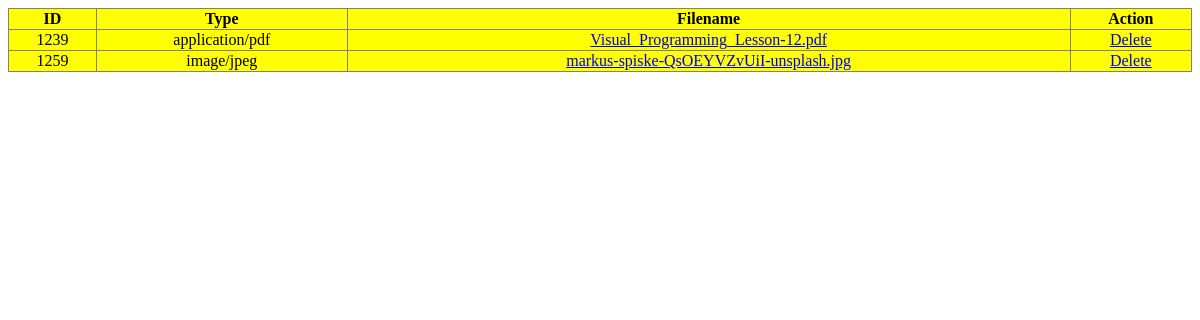
/admin/receive_cv.php, run on the app's committed database.
### tables this page shows
CREATE TABLE `uploads` (
  `id` int(11) NOT NULL,
  `filename` varchar(255) NOT NULL,
  `type` varchar(50) NOT NULL,
  `user_id` int(11) NOT NULL
);

### admin/receive_cv.php (the view, shortened to what this page needs)
<?php
$servername = "localhost";
$username = "root";
$password = "";
$database = "login_database";
$conn = new mysqli($servername, $username, $password, $database);
$sql = "SELECT id, filename, type FROM uploads";
$result = $conn->query($sql);
echo "
    <style>
        table {
            text-align: center;
            width: 100%;
            border-collapse: collapse;
        }
        .modal {
            display: none;
            position: fixed;
            top: 0;
            left: 0;
            width: 100%;
            height: 100%;
            background: rgba(0, 0, 0, 0.8);
            justify-content: center;
            align-items: center;
        }
        .modal-content {
            background: white;
            padding: 20px;
            border-radius: 5px;
            text-align: center;
            max-width: 80%;
            max-height: 80%;
            overflow: auto;
        }
        .modal-content img {
            max-width: 90%;
            max-height: 90vh;
        }
    </style>
    <table border='1' align='center' bgcolor='yellow'>
        <tr>
            <th>ID</th>
            <th>Type</th>
            <th>Filename</th>
            <th>Action</th>
        </tr>";
if ($result->num_rows > 0) {
    while ($row = $result->fetch_assoc()) {
        echo "<tr>
                <td>{$row['id']}</td>
                <td>{$row['type']}</td>
                <td><a href='#' class='file-link' data-filename='{$row['filename']}'>".$row['filename']."</a></td>
                <td><a href='deletee1.php?namba={$row['id']}'>Delete</a></td>
              </tr>";
    }
} else {
    echo "<tr>
            <td colspan='4'>No results found</td>
          </tr>";
}
echo "</table>";
?>

### admin/receive_cv.php (style rules this page uses)
table { text-align: center; width: 100%; border-collapse: collapse; }

### data on the page
uploads: id "1239", type "application/pdf", filename "Visual_Programming_Lesson-12.pdf"
uploads: id "1259", type "image/jpeg", filename "markus-spiske-QsOEYVZvUiI-unsplash.jpg"
